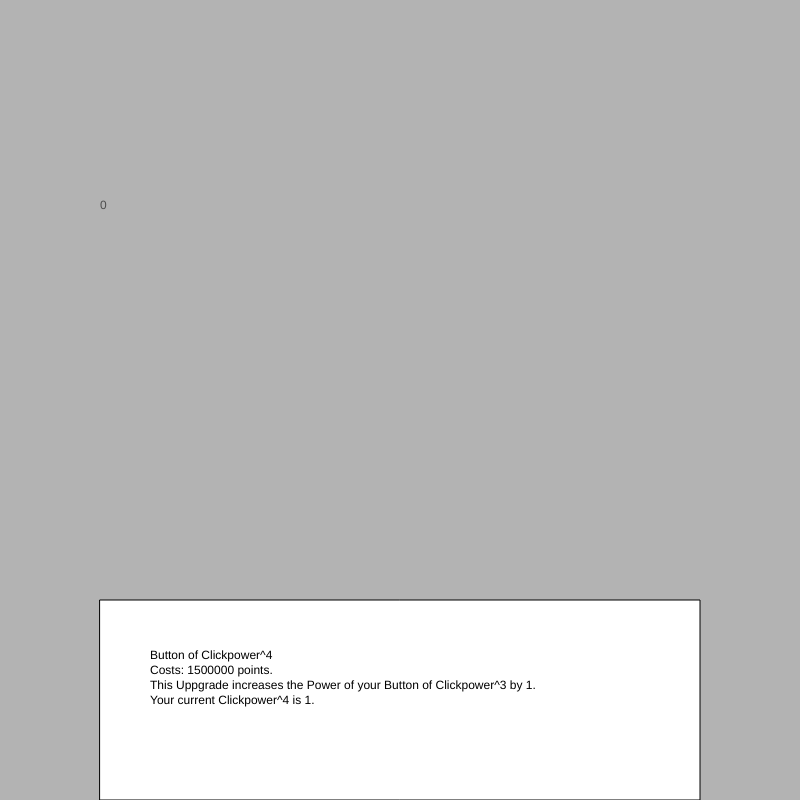
Frame 1 (no input)
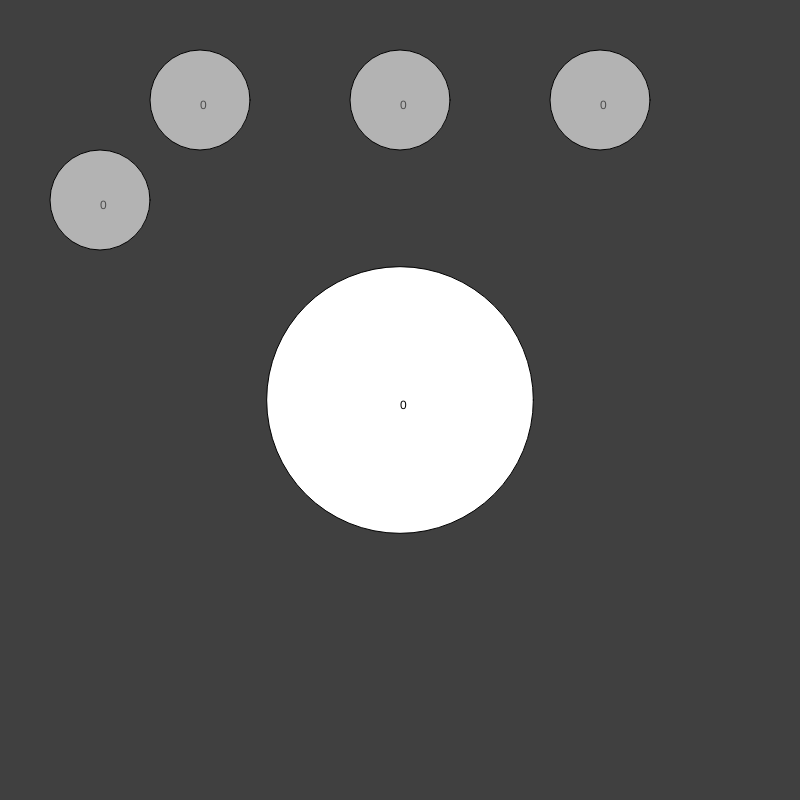
Frame 60 (no input)
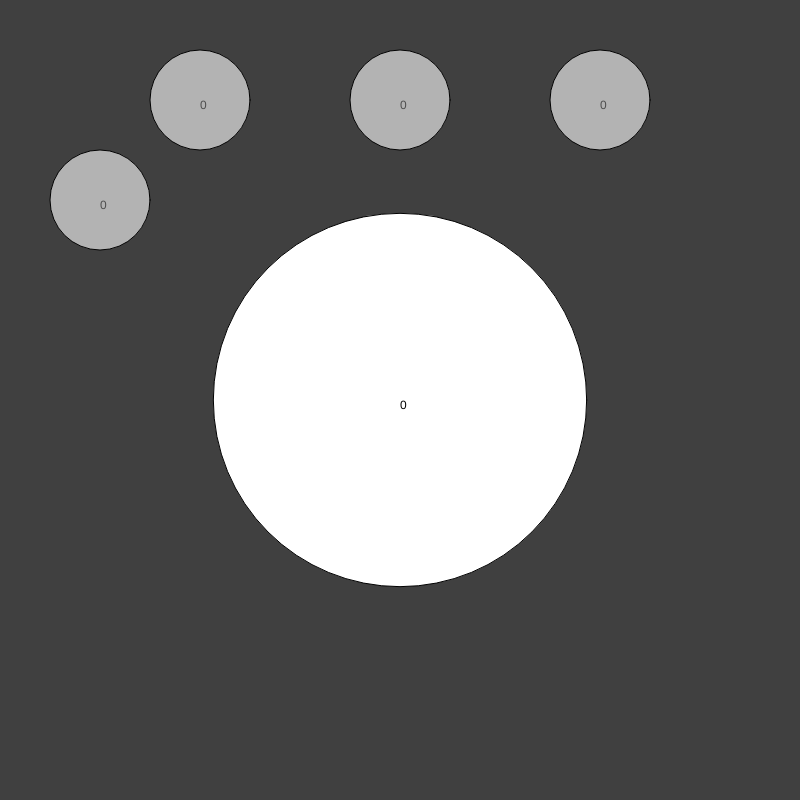
Frame 120 (the mouse pressed at the canvas centre since frame 60)

The p5.js sketch that drew these frames (run headless with seeded random() and noise() and a simulated clock; from frame 60 on, the mouse is pressed at the canvas centre):

// p5.js sketch
// ── sketch.js
var cs = 800;
var extend = 1;
var time = 0;
var extendGoal = 1;
var extend = 1;
var extendSpeed = 0;
var buttonColor = 0;
var onButton = false;
var buttScore = 0;
var sps = 0;
var objects = [];
var selectedButton = 0;
var CP = 1;
var framesPerSecond = 60;
var CPI1 = 1;
var CPI2 = 1;
var CPI3 = 1;
var tooltip = 0;
var tooltipTime = 0;


//defining the cost of buttons.
var CPc = 15;
var CPI1c = 150;
var CPI2c = 15000;
var CPI3c = 1500000;


function setup() {
  frameRate(framesPerSecond);
  createCanvas(cs,cs)
  colorMode(HSB);
  makeButton(cs/2,cs/2,cs/6,1);
  makeButton(2*cs/8,cs/8,cs/16,2);
  makeButton(4*cs/8,cs/8,cs/16,3);
  makeButton(6*cs/8,cs/8,cs/16,4);
  makeButton(cs/8,2*cs/8,cs/16,5);
  //makeButton(7*cs/8,2*cs/8,cs/16,5);
}

function draw() {
  //setup and cleanup
  background(25);
  //changing variables once per frame
  perFrame();
  //detects how the player passivly interacts with the envoirnment
  detection();
  //actual drawing
  actualDrawing();
}

function makeButton(x,y,r,id) {
  var newButton = {};
  newButton.xPos = x;
  newButton.yPos = y;
  newButton.radius = r;
  newButton.id = id;
  newButton.extend = r;
  newButton.extendGoal = r;
  newButton.onButton = false;
  objects.push(newButton);
}

function detection(){
  for (i = 0; i < objects.length; i++) {
    objects[i].extendGoal = 1;
    if (objects[i].extend*objects[i].radius>=Math.sqrt(Math.pow(objects[i].xPos-mouseX,2)+Math.pow(objects[i].yPos-mouseY,2))){
      objects[i].extendGoal += .2;
      objects[i].onButton = true;
      tooltip = objects[i].id;
      tooltipTime += 1;
      if (mouseIsPressed) {
        objects[i].extendGoal += .2;
      }
    } else {
      objects[i].onButton = false;
    }
    
    
    //objects[i].extend = (objects[i].extend + objects[i].extendGoal)/2
    objects[i].extend = (objects[i].extend + objects[i].extendGoal)/2
  }
}

function perFrame() {
  time += 1;
  buttScore += sps/framesPerSecond;
  tooltip = 0;
}



function actualDrawing() {
  //main button
  //ellipse(cs/2,cs/2,extend*cs/3,extend*cs/3);
  
  //drawing objects
  for (i = 0; i < objects.length; i++) {
    switch(objects[i].id){
      case 1:
        fill(0,0,100)
        ellipse(objects[i].xPos,objects[i].yPos,objects[i].radius*objects[i].extend*2,objects[i].radius*objects[i].extend*2)
        fill(0,0,0)
        text(str(int(buttScore)), objects[i].xPos, objects[i].yPos, cs/5, cs/5);
        break;
        
      case 2:
        if(buttScore<CPc){
          fill(0,0,70);
        } else{
          fill(0,0,100)
        }
        ellipse(objects[i].xPos,objects[i].yPos,objects[i].radius*objects[i].extend*2,objects[i].radius*objects[i].extend*2)
        if(buttScore<=CPc){
          fill(0,0,30);
        } else{
          fill(0,0,0)
        }
        text(str(int(CP-1)), objects[i].xPos, objects[i].yPos, cs/5, cs/5);
        break;
        
      case 3:
        if(buttScore<CPI1c){
          fill(0,0,70);
        } else{
          fill(0,0,100)
        }
        ellipse(objects[i].xPos,objects[i].yPos,objects[i].radius*objects[i].extend*2,objects[i].radius*objects[i].extend*2)
        if(buttScore<=CPc){
          fill(0,0,30);
        } else{
          fill(0,0,0)
        }
        text(str(int(CPI1-1)), objects[i].xPos, objects[i].yPos, cs/5, cs/5);
        break;
        
      case 4:
        if(buttScore<CPI2c){
          fill(0,0,70);
        } else{
          fill(0,0,100)
        }
        ellipse(objects[i].xPos,objects[i].yPos,objects[i].radius*objects[i].extend*2,objects[i].radius*objects[i].extend*2)
        if(buttScore<=CPI2c){
          fill(0,0,30);
        } else{
          fill(0,0,0)
        }
        text(str(int(CPI2-1)), objects[i].xPos, objects[i].yPos, cs/5, cs/5);
        break;
        
      case 5:
        if(buttScore<CPI3c){
          fill(0,0,70);
        } else{
          fill(0,0,100)
        }
        ellipse(objects[i].xPos,objects[i].yPos,objects[i].radius*objects[i].extend*2,objects[i].radius*objects[i].extend*2)
        if(buttScore<=CPI3c){
          fill(0,0,30);
        } else{
          fill(0,0,0)
        }
        text(str(int(CPI3-1)), objects[i].xPos, objects[i].yPos, cs/5, cs/5);
        break;
    }
  }
  //drawing tooltips
  
  switch(tooltip){
    case 1:
      //no tooltips for the main button.
      break;
      
    case 2:
      fill(0,0,100);
      rect(cs/8,6*cs/8,6*cs/8,2*cs/8);
      fill(0,0,0)
      text("Button of Clickpower\nCosts: " + str(int(CPc)) + " points.\nThis Uppgrade increases the Power of your Click by " + CPI1 + ".\nYour current Clickpower is " + str(int(CP)) + ".",1.5*cs/8,6.5*cs/8,6*cs/8,2*cs/8)
      break;
      
    case 3:
      fill(0,0,100);
      rect(cs/8,6*cs/8,6*cs/8,2*cs/8);
      fill(0,0,0)
      text("Button of Clickpowerpower\nCosts: " + str(int(CPI1c)) + " points.\nThis Uppgrade increases the Power of your Button of Clickpower by " + CPI2 + ".\nYour current Clickpowerpower is " + str(int(CPI1)) + ".",1.5*cs/8,6.5*cs/8,6*cs/8,2*cs/8)

      break;
      
    case 4:
      fill(0,0,100);
      rect(cs/8,6*cs/8,6*cs/8,2*cs/8);
      fill(0,0,0)
      text("Button of Clickpower^3\nCosts: " + str(int(CPI2c)) + " Points.\nThis Uppgrade increases the Power of your Button of Clickpowerpower by " + CPI3 + ".\nYour current Clickpower^3 is " + str(int(CPI2)) + ".",1.5*cs/8,6.5*cs/8,6*cs/8,2*cs/8)
      break;
      
    case 5:
      fill(0,0,100);
      rect(cs/8,6*cs/8,6*cs/8,2*cs/8);
      fill(0,0,0)
      text("Button of Clickpower^4\nCosts: " + str(int(CPI3c)) + " points.\nThis Uppgrade increases the Power of your Button of Clickpower^3 by " + 1 + ".\nYour current Clickpower^4 is " + str(int(CPI3)) + ".",1.5*cs/8,6.5*cs/8,6*cs/8,2*cs/8)
      break;
  }
  
}

function mouseReleased() {
  for (i = 0; i < objects.length; i++) {
    if (objects[i].onButton && (objects[i].extend*objects[i].radius>=Math.sqrt(Math.pow(objects[i].xPos-mouseX,2)+Math.pow(objects[i].yPos-mouseY,2)))) {
      switch(objects[i].id){
        case 1:
          buttScore += CP;
          break;
        
        case 2:
          if (buttScore>=CPc){
            CP += CPI1;
            buttScore -= CPc;
            CPc *= 1.15;
            
          }
          break;
          
        case 3:
          if (buttScore>=CPI1c){
            CPI1 += CPI2;
            buttScore -= CPI1c;
            CPI1c *= 1.15;
          }
          break;
          
        case 4:
          if (buttScore>=CPI2c){
            CPI2 += CPI3;
            buttScore -= CPI2c;
            CPI2c *= 1.15;
            
          }
          break;
          
        case 5:
          if (buttScore>=CPI3c){
            CPI3 += 1;
            buttScore -= CPI3c;
            CPI3c *= 1.15;
            
          }
          break;
      }
    }
  }
}
